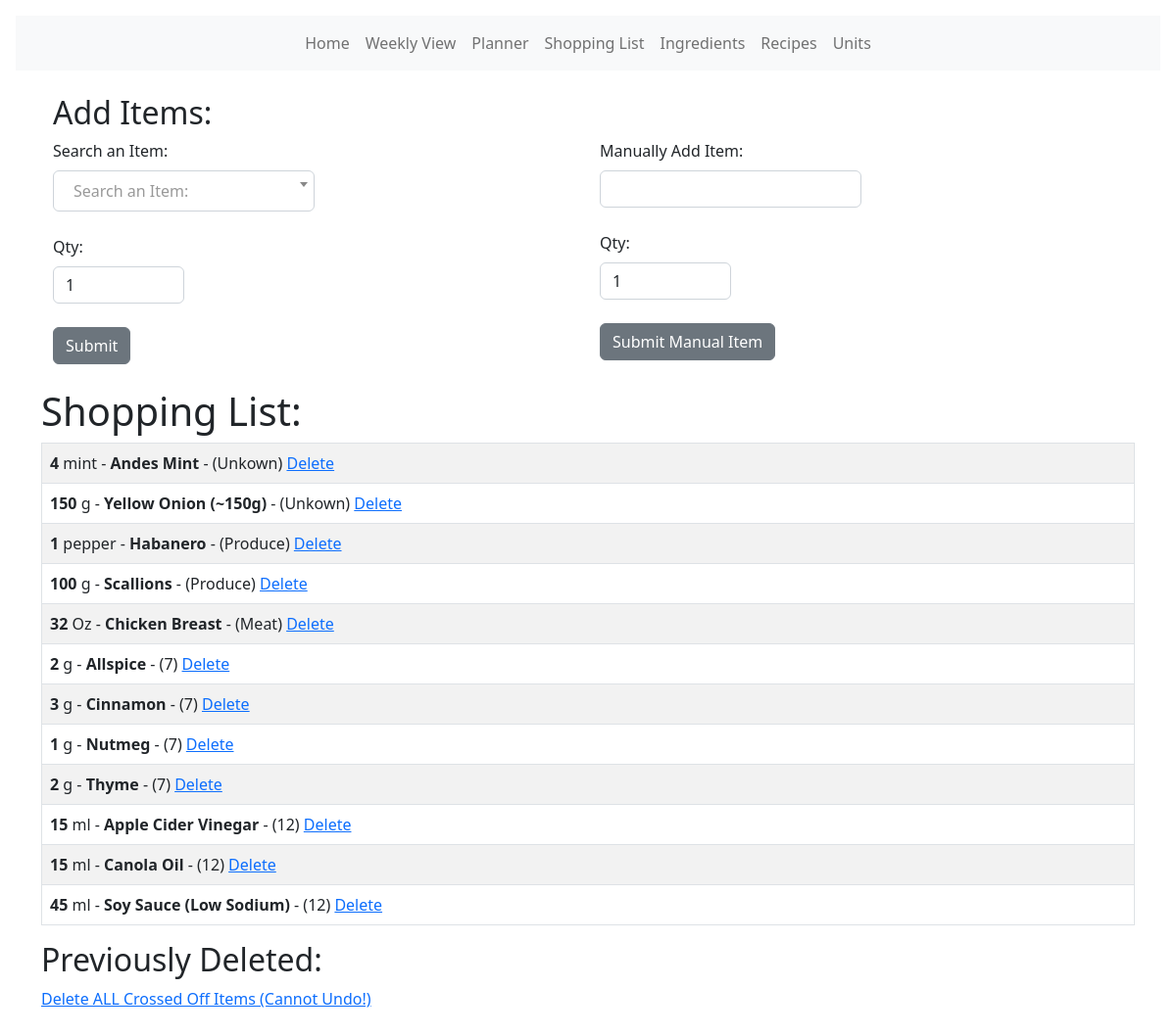
Page /shopping/list on the earlier database version.
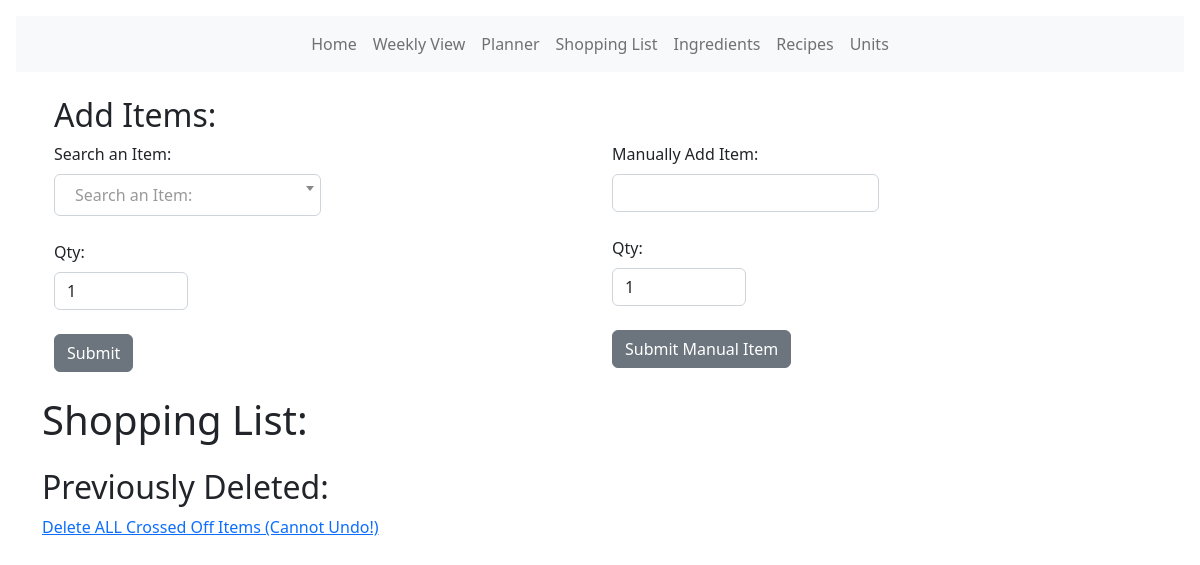
Same page on the later database version.
### models.py (models this page shows, shortened)
class Shopping(db.Model):
    id = db.Column(db.Integer, primary_key=True)
    qty = db.Column(db.Float)
    unit_name = db.Column(db.String(30))
    ingredient_name = db.Column(db.String(120))
    aisle_name = db.Column(db.String(30))
    aisle_id = db.Column(db.Integer)
    day_label = db.Column(db.String(10))
    for_recipe = db.Column(db.String(120))

### main.py (the view, shortened to what this page needs)
@app.route("/shopping/list", methods=["GET", "POST"])
def list():
    deleted_items = (
        Dshopping.query.with_entities(
            Dshopping.ingredient_name,
            Dshopping.qty,
            Dshopping.unit_name,
            Dshopping.aisle_name,
            Dshopping.aisle_id,
            func.sum(Dshopping.qty).label("dtotal"),
        )
        .group_by(Dshopping.ingredient_name)
        .order_by(Dshopping.id.desc())
        .limit(100)
        .all()
    )
    our_add = (
        Shopping.query.with_entities(
            Shopping.id,
            Shopping.ingredient_name,
            Shopping.qty,
            Shopping.unit_name,
            Shopping.aisle_name,
            Shopping.aisle_id,
            func.sum(Shopping.qty).label("total"),
        )
        .group_by(Shopping.ingredient_name)
        .order_by(Shopping.aisle_id)
        .all()
    )
    names = db.session.query(Ingredient.name).order_by(Ingredient.name)
    names = [i[0] for i in names]
    form = ShoppingForm()
    form.name.choices = [("")] + [(name) for name in names]
    form2 = ManualShoppingForm()
    if form2.validate_on_submit():
        update = Shopping(
            ingredient_name=form2.item.data,
            qty=form2.bqty.data,
            unit_name="",
            aisle_name="Unknown",
            aisle_id=0,
        )
        db.session.add(update)
        db.session.commit()
        our_add = (
            Shopping.query.with_entities(
                Shopping.id,
                Shopping.ingredient_name,
                Shopping.qty,
                Shopping.unit_name,
                Shopping.aisle_name,
                Shopping.aisle_id,
                func.sum(Shopping.qty).label("total"),
            )
            .group_by(Shopping.ingredient_name)
            .order_by(Shopping.aisle_id)
            .all()
        )
        deleted_items = (
            Dshopping.query.with_entities(
                Dshopping.ingredient_name,
                Dshopping.qty,
                Dshopping.unit_name,
                Dshopping.aisle_name,
                Dshopping.aisle_id,
                func.sum(Dshopping.qty).label("dtotal"),
            )
            .group_by(Dshopping.ingredient_name)
            .order_by(Dshopping.id.desc())
            .limit(100)
            .all()
        )
        return render_template(
            "shopping/list.html",
            form=form,
            form2=form2,
            name=name,
            our_add=our_add,
            deleted_items=deleted_items,
        )
    else:
        return render_template(
            "shopping/list.html",
            form=form,
            form2=form2,
            name=name,
            our_add=our_add,
            deleted_items=deleted_items,
        )

### forms.py
class ShoppingForm(FlaskForm):
    aqty = DecimalField("Qty:", validators=[validators.InputRequired()])
    name = SelectField(
        "Search an Item:",
        validators=[validators.InputRequired()],
        validate_choice=False,
    )
    submit = SubmitField("Submit")

class ManualShoppingForm(FlaskForm):
    bqty = DecimalField("Qty:", validators=[validators.InputRequired()])
    item = StringField("Manually Add Item:", validators=[validators.DataRequired()])
    submit1 = SubmitField("Submit Manual Item")

### templates/shopping/list.html (shortened to what this page needs)
<!DOCTYPE html>
<html lang="en">
  <head>
    <link
      href="{{ url_for('static', filename='css/select2.css') }}"
      rel="stylesheet"
    />
    {% extends 'base.html' %} {% block content %}
  </head>
  <body>
    <br />
  <div class="container">
      <h2>Add Items:</h2>
    <div class="row">
      <div class="col-sm">
        <form method="POST">
            {{ form.hidden_tag() }} {{ form.name.label(class="form-label") }} <br>{{ form.name }}
            <br />
            <br />
            {{ form.hidden_tag() }}{{ form.aqty.label(class="form-label") }} {{
            form.aqty(class="form-control w-25", value=1) }}
            <br />
            {{ form.submit(class="btn btn-secondary") }}
        </form>
      </div>
      <br />
        <div class="col-sm">
          <form method="POST">
            {{ form2.hidden_tag() }} {{ form2.item.label(class="form-label") }}
            <br />
            {{ form2.item(class="form-control w-50") }} <br> {{ form2.hidden_tag()}}
            {{ form2.bqty.label(class="form-label") }} {{
            form2.bqty(class="form-control w-25", value=1) }}
            <br />
            {{ form2.submit1(class="btn btn-secondary") }}
          </form>
        </div>
      </div>
    </div>
    <br />
    <div class="container">
      <h1>Shopping List:</h1>
      <table class="table table-hover table-bordered table-striped">
        {% for shopping_list in our_add %}
        <tr>
          <td>
            <b>{{'%0.0f'|format(shopping_list.total|float) }}</b> {{shopping_list.unit_name }} - <b>{{
            shopping_list.ingredient_name }}</b> - ({{ shopping_list.aisle_name }}) <a href="{{url_for('delete_shopping_item', id=shopping_list.id)}}">
              Delete</a
          </td>
        </tr>
        {% endfor %}
      </table>
    </div>
    <div class="container">
      <h2>Previously Deleted:</h2>
      <a href="{{url_for('delete_all_checked_items') }}">
        Delete ALL Crossed Off Items (Cannot Undo!)</a>
    </div>
  </body>
  {% endblock %}

Differences in the rows shown:
removed Shopping: total "4", unit_name "mint", ingredient_name "Andes Mint", aisle_name "Unkown"
removed Shopping: total "150", unit_name "g", ingredient_name "Yellow Onion (~150g)", aisle_name "Unkown"
removed Shopping: total "1", unit_name "pepper", ingredient_name "Habanero", aisle_name "Produce"
removed Shopping: total "100", unit_name "g", ingredient_name "Scallions", aisle_name "Produce"
removed Shopping: total "32", unit_name "Oz", ingredient_name "Chicken Breast", aisle_name "Meat"
removed Shopping: total "2", unit_name "g", ingredient_name "Allspice", aisle_name "7"
removed Shopping: total "3", unit_name "g", ingredient_name "Cinnamon", aisle_name "7"
removed Shopping: total "1", unit_name "g", ingredient_name "Nutmeg", aisle_name "7"
removed Shopping: total "2", unit_name "g", ingredient_name "Thyme", aisle_name "7"
removed Shopping: total "15", unit_name "ml", ingredient_name "Apple Cider Vinegar", aisle_name "12"
removed Shopping: total "15", unit_name "ml", ingredient_name "Canola Oil", aisle_name "12"
removed Shopping: total "45", unit_name "ml", ingredient_name "Soy Sauce (Low Sodium)", aisle_name "12"
